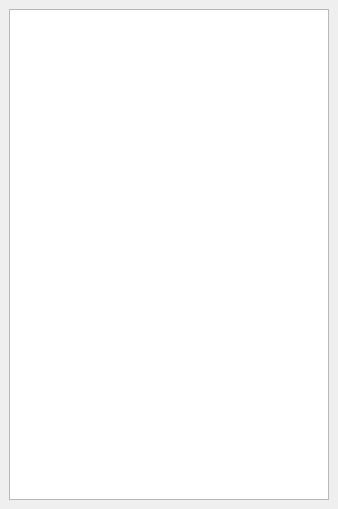
<?xml version="1.0" encoding="UTF-8"?>
<ui version="4.0">
 <class>ChipsetDockWidget</class>
 <widget class="QDockWidget" name="ChipsetDockWidget">
  <property name="geometry">
   <rect>
    <x>0</x>
    <y>0</y>
    <width>338</width>
    <height>509</height>
   </rect>
  </property>
  <property name="minimumSize">
   <size>
    <width>338</width>
    <height>107</height>
   </size>
  </property>
  <property name="maximumSize">
   <size>
    <width>338</width>
    <height>524287</height>
   </size>
  </property>
  <property name="features">
   <set>QDockWidget::DockWidgetMovable</set>
  </property>
  <property name="allowedAreas">
   <set>Qt::LeftDockWidgetArea|Qt::RightDockWidgetArea</set>
  </property>
  <property name="windowTitle">
   <string>Chipset</string>
  </property>
  <widget class="QWidget" name="dockWidgetContents">
   <layout class="QVBoxLayout" name="verticalLayout">
    <item>
     <widget class="QTableView" name="chipset">
      <property name="minimumSize">
       <size>
        <width>320</width>
        <height>0</height>
       </size>
      </property>
      <property name="maximumSize">
       <size>
        <width>320</width>
        <height>16777215</height>
       </size>
      </property>
      <property name="selectionMode">
       <enum>QAbstractItemView::ContiguousSelection</enum>
      </property>
      <property name="showGrid">
       <bool>false</bool>
      </property>
      <attribute name="horizontalHeaderVisible">
       <bool>false</bool>
      </attribute>
      <attribute name="horizontalHeaderMinimumSectionSize">
       <number>48</number>
      </attribute>
      <attribute name="horizontalHeaderDefaultSectionSize">
       <number>48</number>
      </attribute>
      <attribute name="horizontalHeaderHighlightSections">
       <bool>false</bool>
      </attribute>
      <attribute name="verticalHeaderVisible">
       <bool>false</bool>
      </attribute>
      <attribute name="verticalHeaderMinimumSectionSize">
       <number>48</number>
      </attribute>
      <attribute name="verticalHeaderDefaultSectionSize">
       <number>48</number>
      </attribute>
      <attribute name="verticalHeaderHighlightSections">
       <bool>false</bool>
      </attribute>
     </widget>
    </item>
   </layout>
  </widget>
 </widget>
 <resources/>
 <connections/>
</ui>
